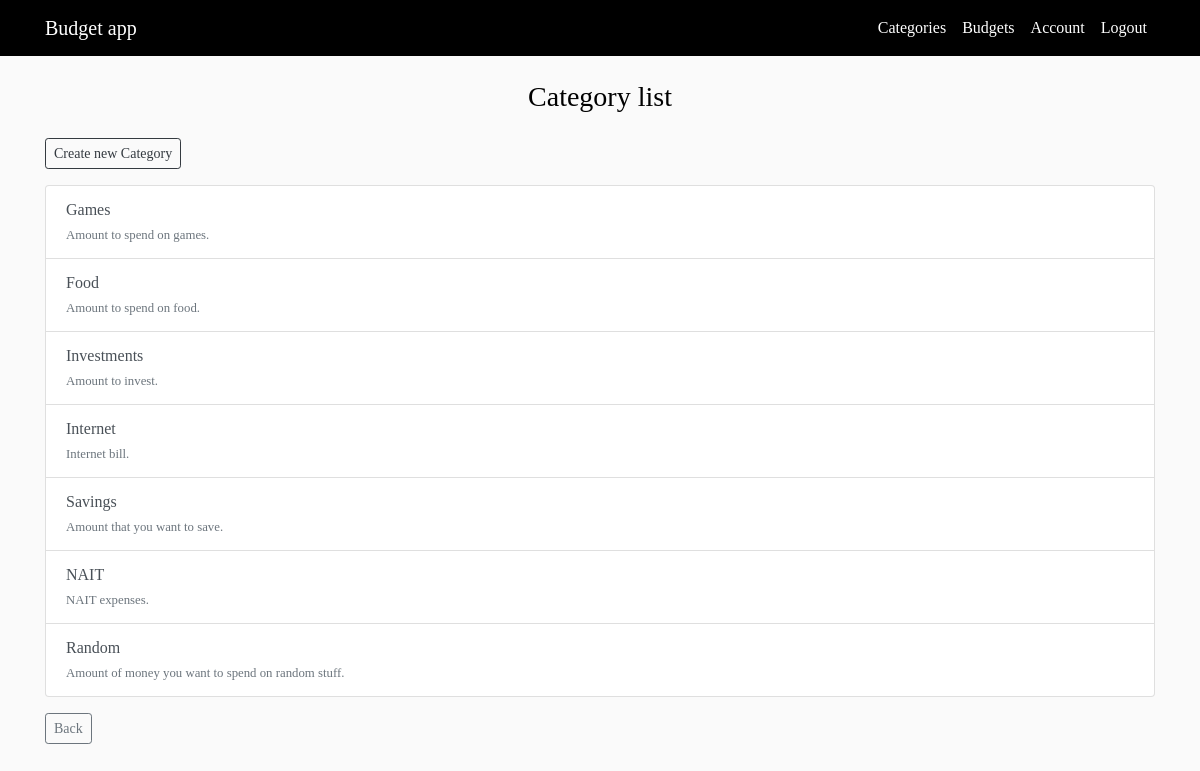
/categories (signed in), run on the app's committed database.
### budget_app/models.py (models this page shows, shortened)
class Category(db.Model):
    id = db.Column(db.Integer,primary_key=True)
    name = db.Column(db.String(45),nullable=False,unique=True)
    description = db.Column(db.String(45),nullable=True)
    budgets = db.relationship('Budget_category',backref='category',lazy=True)

### budget_app/routes.py (the view)
@app.route('/categories')
@login_required
def categories():
    categories = Category.query.all()
    return render_template('categories.html', categories=categories, title="Categories")

### budget_app/models.py (called while the page is built)
@login_manager.user_loader
def load_user(user_id):
    return User.query.get(int(user_id))

### budget_app/templates/categories.html
{% extends "layout.html" %}
{% block content %}
<div class="text-center mb-4">
    <h3>Category list</h3>
</div>
<a class="btn btn-sm btn-outline-dark mb-3" href="{{ url_for('new_category') }}">Create new Category</a>
<div class="list-group">
    {% for category in categories %}
    <a href="{{ url_for('category',category_id=category.id) }}" class="list-group-item list-group-item-action">
        <div>
            {{ category.name }}
        </div>
        <small class="text-muted">{{category.description}}</small>
    </a>
    {% endfor %}
</div>
<a class="btn btn-sm btn-outline-secondary mt-3 mb-2" href="{{ url_for('home') }}">Back</a>
{% endblock %}

### budget_app/static/main.css (style rules this page uses)
body { background: #fafafa; color: #333333; margin-top: 5rem; font-family: Prata; }
h1, h2, h3, h4, h5, h6 { color: #000000; }

### data on the page
Category: name "Games", description "Amount to spend on games."
Category: name "Food", description "Amount to spend on food."
Category: name "Investments", description "Amount to invest."
Category: name "Internet", description "Internet bill."
Category: name "Savings", description "Amount that you want to save."
Category: name "NAIT", description "NAIT expenses."
Category: name "Random", description "Amount of money you want to spend on random stuff."
